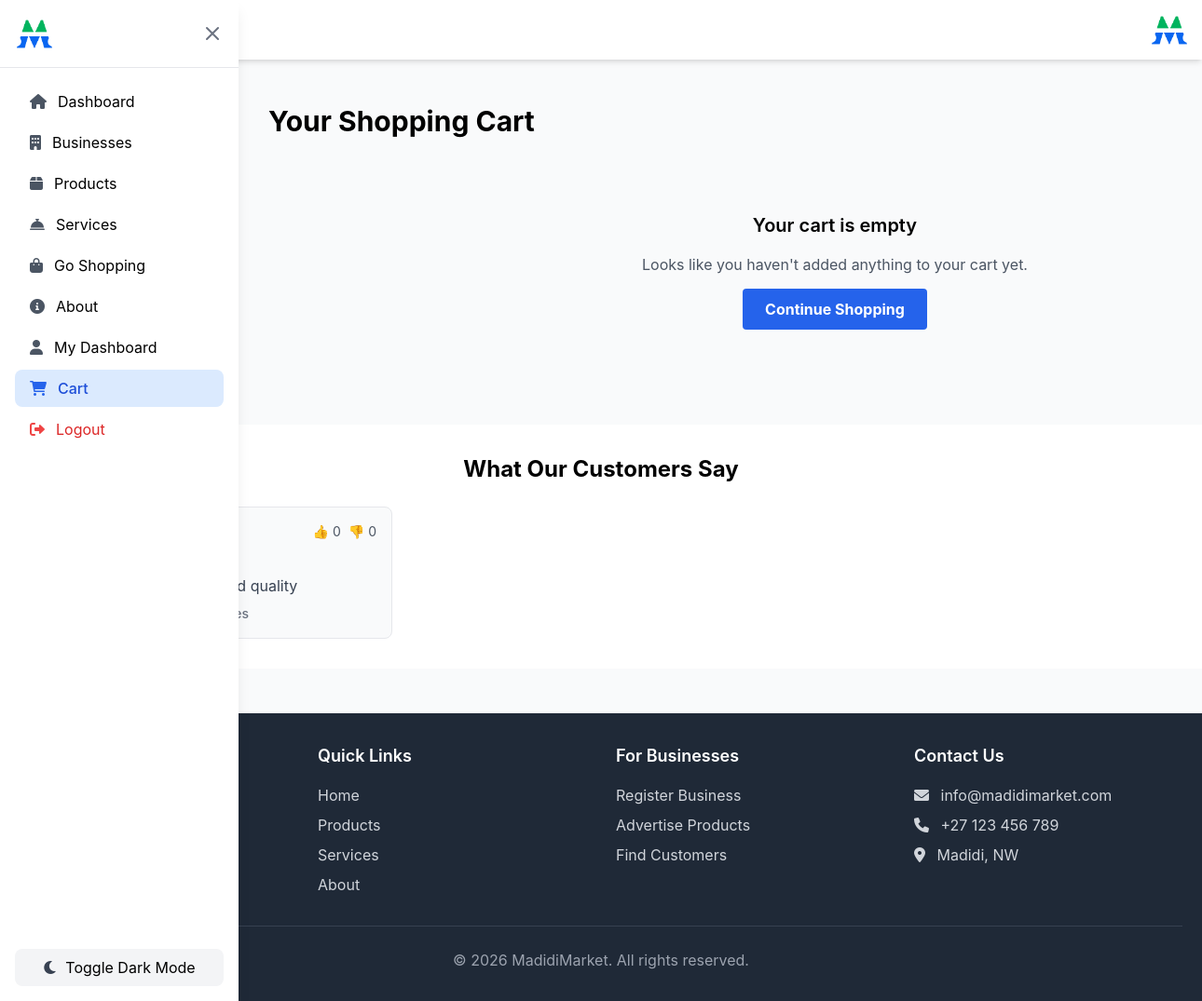
Page /cart/ (signed in) on the earlier database version.
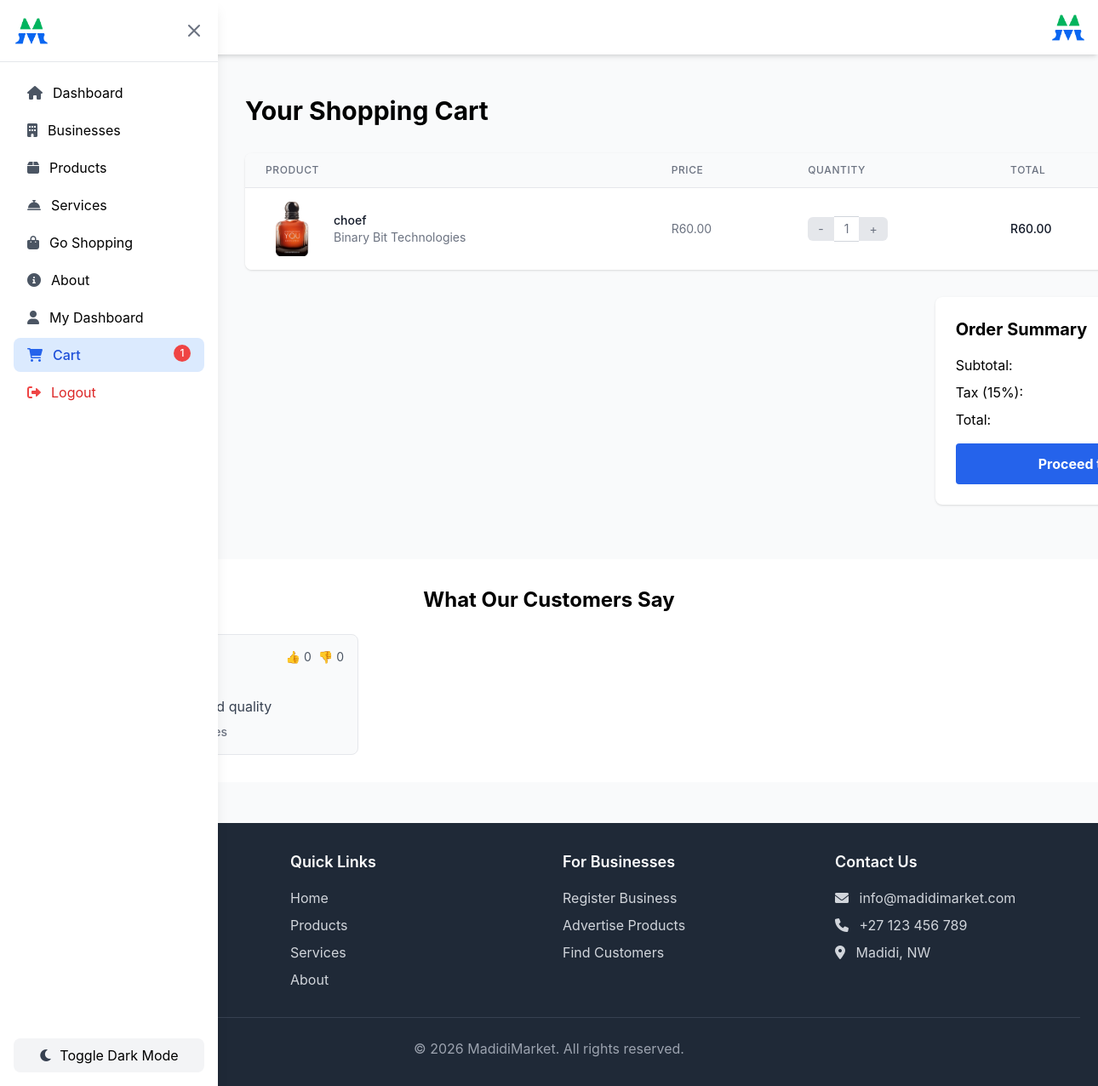
Same page on the later database version.
### marketplace/models.py (models this page shows, shortened)
class Review(models.Model):
    RATING_CHOICES = [(i, i) for i in range(1, 6)]  # 1 to 5 stars
    reviewer = models.ForeignKey(User, on_delete=models.CASCADE, related_name='reviews_given')
    business = models.ForeignKey(Business, on_delete=models.CASCADE, related_name='reviews', null=True, blank=True)
    product = models.ForeignKey(Product, on_delete=models.CASCADE, related_name='reviews', null=True, blank=True)
    service = models.ForeignKey(Service, on_delete=models.CASCADE, related_name='reviews', null=True, blank=True)
    rating = models.IntegerField(choices=RATING_CHOICES, validators=[MinValueValidator(1), MaxValueValidator(5)])
    comment = models.TextField(blank=True)
    created_at = models.DateTimeField(auto_now_add=True)

class CartItem(models.Model):
    cart = models.ForeignKey(Cart, on_delete=models.CASCADE, related_name='items')
    product = models.ForeignKey(Product, on_delete=models.CASCADE)
    quantity = models.PositiveIntegerField(default=1)
    added_at = models.DateTimeField(auto_now_add=True)
    def get_total_price(self):
        return self.quantity * self.product.price

class Product(models.Model):
    business = models.ForeignKey(Business, on_delete=models.CASCADE, related_name='products')
    name = models.CharField(max_length=200)
    description = models.TextField()
    category = models.ForeignKey(Category, on_delete=models.SET_NULL, null=True, blank=True)
    price = models.DecimalField(max_digits=10, decimal_places=2)
    stock_quantity = models.PositiveIntegerField(default=0)
    image = models.ImageField(upload_to='product_images/', blank=True, null=True)
    is_available = models.BooleanField(default=True)
    created_at = models.DateTimeField(auto_now_add=True)
    updated_at = models.DateTimeField(auto_now=True)

class Business(models.Model):
    owner = models.ForeignKey(User, on_delete=models.CASCADE, related_name='businesses')
    name = models.CharField(max_length=200)
    description = models.TextField()
    address = models.TextField()
    phone_number = models.CharField(max_length=15)
    email = models.EmailField()
    logo = models.ImageField(upload_to='business_logos/', blank=True, null=True)
    is_active = models.BooleanField(default=True)
    created_at = models.DateTimeField(auto_now_add=True)
    updated_at = models.DateTimeField(auto_now=True)

### marketplace/views.py (the view)
# urls.py: path('cart/', views.view_cart, name='view_cart'),
@login_required
def view_cart(request):
    try:
        cart = Cart.objects.get(customer=request.user)
        cart_items = CartItem.objects.filter(cart=cart).select_related('product')
        subtotal = cart.get_total_price()
        tax_rate = Decimal('0.15')  # Use Decimal instead of float
        tax = subtotal * tax_rate
        total = subtotal + tax
    except Cart.DoesNotExist:
        cart = None
        cart_items = []
        subtotal = Decimal('0')
        tax = Decimal('0')
        total = Decimal('0')
    context = {
        'cart': cart,
        'cart_items': cart_items,
        'subtotal': subtotal,
        'tax': tax,
        'total': total,
    }
    return render(request, 'marketplace/cart.html', context)

### marketplace/context_processors.py (called while the page is built)
def cart_context(request):
    if request.user.is_authenticated:
        try:
            cart = Cart.objects.get(customer=request.user)
            cart_items_count = cart.items.count()
        except Cart.DoesNotExist:
            cart = None
            cart_items_count = 0
        return {
            'cart': cart,
            'cart_items_count': cart_items_count,
        }
    else:
        return {
            'cart': None,
            'cart_items_count': 0,
        }

def review_context(request):
    from django.db.models import Count, Q
    recent_reviews = Review.objects.select_related('reviewer', 'business').annotate(
        num_likes=Count('review_likes', filter=Q(review_likes__is_like=True)),
        num_dislikes=Count('review_likes', filter=Q(review_likes__is_like=False))
    ).order_by('-created_at')[:6]
    return {
        'recent_reviews': recent_reviews,
    }

### marketplace/models.py (called while the page is built)
    def get_total_price(self):
        return sum(item.get_total_price() for item in self.items.all())

### marketplace/templates/marketplace/cart.html (shortened to what the changed rows need)
{% extends 'marketplace/base.html' %}
{% load static %}
{% block content %}
<div class="container mx-auto px-4 py-8">
    <h1 class="text-3xl font-bold mb-8">Your Shopping Cart</h1>
    {% if cart_items %}
        <div class="bg-white rounded-lg shadow overflow-hidden">
            <table class="min-w-full divide-y divide-gray-200">
                <thead class="bg-gray-50">
                    <tr>
                        <th scope="col" class="px-6 py-3 text-left text-xs font-medium text-gray-500 uppercase tracking-wider">Product</th>
                        <th scope="col" class="px-6 py-3 text-left text-xs font-medium text-gray-500 uppercase tracking-wider">Price</th>
                        <th scope="col" class="px-6 py-3 text-left text-xs font-medium text-gray-500 uppercase tracking-wider">Quantity</th>
                        <th scope="col" class="px-6 py-3 text-left text-xs font-medium text-gray-500 uppercase tracking-wider">Total</th>
                    </tr>
                </thead>
                <tbody class="bg-white divide-y divide-gray-200">
                    {% for item in cart_items %}
                    <tr>
                        <td class="px-6 py-4 whitespace-nowrap">
                            <div class="flex items-center">
                                {% if item.product.image %}
                                    <img src="{{ item.product.image.url }}" alt="{{ item.product.name }}" class="h-16 w-16 object-cover rounded-md">
                                {% else %}
                                    <div class="bg-gray-200 border-2 border-dashed rounded-md h-16 w-16 flex items-center justify-center text-gray-500">
                                        No Image
                                    </div>
                                {% endif %}
                                <div class="ml-4">
                                    <div class="text-sm font-medium text-gray-900">{{ item.product.name }}</div>
                                    <div class="text-sm text-gray-500">{{ item.product.business.name }}</div>
                                </div>
                            </div>
                        </td>
                        <td class="px-6 py-4 whitespace-nowrap text-sm text-gray-500">R{{ item.product.price }}</td>
                        <td class="px-6 py-4 whitespace-nowrap text-sm text-gray-500">
                            <div class="flex items-center">
                                <form method="post" action="{% url 'marketplace:update_cart' %}" class="inline">
                                    <button type="submit" class="px-3 py-1 bg-gray-200 rounded-l-md hover:bg-gray-300">-</button>
                                </form>
                                <span class="px-3 py-1 border-t border-b border-gray-300">{{ item.quantity }}</span>
                                <form method="post" action="{% url 'marketplace:update_cart' %}" class="inline">
                                    <button type="submit" class="px-3 py-1 bg-gray-200 rounded-r-md hover:bg-gray-300">+</button>
                                </form>
                            </div>
                        </td>
                        <td class="px-6 py-4 whitespace-nowrap text-sm font-medium text-gray-900">R{{ item.get_total_price }}</td>
                    </tr>
                    {% endfor %}
                </tbody>
            </table>
        </div>
        <div class="mt-8 flex justify-end">
            <div class="bg-white p-6 rounded-lg shadow w-1/3">
                <h2 class="text-xl font-bold mb-4">Order Summary</h2>
                <div class="flex justify-between mb-2">
                    <span>Subtotal:</span>
                </div>
                <div class="flex justify-between mb-2">
                    <span>Tax (15%):</span>
                </div>
                <div class="flex justify-between mb-4">
                    <span>Total:</span>
                </div>
                <a href="{% url 'marketplace:checkout' %}" class="btn-primary w-full text-center block px-6 py-3">Proceed to Checkout</a>
            </div>
        </div>
    {% else %}
        <div class="text-center py-12">
            <h3 class="text-xl font-semibold mb-4">Your cart is empty</h3>
            <p class="text-gray-600 mb-6">Looks like you haven't added anything to your cart yet.</p>
            <a href="{% url 'marketplace:product_list' %}" class="btn-primary px-6 py-3">Continue Shopping</a>
        </div>
    {% endif %}
</div>
{% endblock %}

### marketplace/templates/marketplace/base.html (shortened to what the changed rows need)
{% load static %}
<!DOCTYPE html>
<html lang="en">
<head>
    <script src="https://cdn.tailwindcss.com"></script>
    <link rel="stylesheet" href="https://cdnjs.cloudflare.com/ajax/libs/font-awesome/6.0.0/css/all.min.css">
    <link rel="stylesheet" type="text/css" href="{% static 'css/output.css' %}">
</head>
<body class="bg-gray-50">
    <div id="sidebar" class="fixed inset-y-0 left-0 z-50 w-64 bg-white shadow-lg transform -translate-x-full lg:translate-x-0 transition-all duration-300 ease-in-out">
        <div class="p-4">
            <nav class="space-y-1">
                {% if user.is_authenticated %}
                    {% if user.userprofile.user_type == 'business_owner' and user.userprofile.is_approved %}
                        <a href="{% url 'marketplace:toggle_dashboard_view' %}" class="flex items-center px-4 py-2 rounded-lg bg-blue-100 text-blue-700 hover:bg-blue-200 transition">
                            <i class="fas fa-sync-alt mr-3 text-blue-600"></i> Switch Dashboard
                        </a>
                    {% elif user.is_staff or user.userprofile.user_type == 'admin' %}
                        <a href="{% url 'marketplace:admin_dashboard' %}" class="flex items-center px-4 py-2 rounded-lg hover:bg-gray-100 transition">
                            <i class="fas fa-tachometer-alt mr-3 text-gray-600"></i> Admin Panel
                        </a>
                        <a href="{% url 'marketplace:admin_approve_business' %}" class="flex items-center px-4 py-2 rounded-lg hover:bg-gray-100 transition">
                            <i class="fas fa-check-circle mr-3 text-gray-600"></i> Approvals
                        </a>
                        <a href="/admin/" class="flex items-center px-4 py-2 rounded-lg hover:bg-gray-100 transition">
                            <i class="fas fa-user-shield mr-3 text-gray-600"></i> Django Admin
                        </a>
                    {% else %}
                        <a href="{% url 'marketplace:client_dashboard' %}" class="flex items-center px-4 py-2 rounded-lg hover:bg-gray-100 transition">
                            <i class="fas fa-user mr-3 text-gray-600"></i> My Dashboard
                        </a>
                    {% endif %}
                    {% if user.is_authenticated and user.userprofile.user_type == 'business_owner' and user.userprofile.is_approved %}
                        {% if request.resolver_match.url_name != 'business_dashboard' and request.resolver_match.url_name != 'business_products' and request.resolver_match.url_name != 'business_services' and request.resolver_match.url_name != 'business_orders' and request.resolver_match.url_name != 'business_order_detail' and request.resolver_match.url_name != 'add_product' and request.resolver_match.url_name != 'add_service' and request.resolver_match.url_name != 'edit_product' and request.resolver_match.url_name != 'edit_service' and request.resolver_match.url_name != 'delete_product' and request.resolver_match.url_name != 'delete_service' and request.resolver_match.url_name != 'my_business' %}
                            <a href="{% url 'marketplace:view_cart' %}" class="flex items-center px-4 py-2 rounded-lg transition {% if request.resolver_match.url_name == 'view_cart' %}bg-blue-100 text-blue-700 font-medium{% else %}hover:bg-gray-100{% endif %} relative">
                                <i class="fas fa-shopping-cart mr-3 {% if request.resolver_match.url_name == 'view_cart' %}text-blue-600{% else %}text-gray-600{% endif %}"></i> Cart
                                {% if cart_items_count > 0 %}
                                    <span class="absolute right-4 top-2 bg-red-500 text-white text-xs rounded-full h-5 w-5 flex items-center justify-center">
                                        {{ cart_items_count }}
                                    </span>
                                {% endif %}
                            </a>
                        {% endif %}
                    {% else %}
                        <a href="{% url 'marketplace:view_cart' %}" class="flex items-center px-4 py-2 rounded-lg transition {% if request.resolver_match.url_name == 'view_cart' %}bg-blue-100 text-blue-700 font-medium{% else %}hover:bg-gray-100{% endif %} relative">
                            <i class="fas fa-shopping-cart mr-3 {% if request.resolver_match.url_name == 'view_cart' %}text-blue-600{% else %}text-gray-600{% endif %}"></i> Cart
                            {% if cart_items_count > 0 %}
                                <span class="absolute right-4 top-2 bg-red-500 text-white text-xs rounded-full h-5 w-5 flex items-center justify-center">
                                    {{ cart_items_count }}
                                </span>
                            {% endif %}
                        </a>
                    {% endif %}
            </nav>
        </div>
    </div>
    <main class="container mx-auto px-4 py-8 pt-4 transition-all duration-300 ml-0 lg:ml-64">
        {% block content %}
        {% endblock %}
    </main>
    <section class="bg-white py-8">
        <div class="container mx-auto px-4">
            <h2 class="text-2xl font-bold mb-6 text-center">What Our Customers Say</h2>
            <div class="grid grid-cols-1 md:grid-cols-2 lg:grid-cols-3 gap-6">
                {% for review in recent_reviews|slice:":6" %}
                <div class="border rounded-lg p-4 bg-gray-50">
                    <div class="flex justify-between items-start">
                        <div>
                            <div class="font-medium">{{ review.reviewer.username }}</div>
                            <div class="flex items-center mt-1">
                            </div>
                        </div>
                        <div class="flex items-center space-x-2">
                            {% if user.is_authenticated %}
                                <button type="button"
                                        class="text-sm text-gray-600 like-button"
                                        data-review-id="{{ review.id }}"
                                        data-action="like">
                                    👍 <span class="like-count">{{ review.num_likes }}</span>
                                </button>
                                <button type="button"
                                        class="text-sm text-gray-600 dislike-button"
                                        data-review-id="{{ review.id }}"
                                        data-action="dislike">
                                    👎 <span class="dislike-count">{{ review.num_dislikes }}</span>
                                </button>
                            {% else %}
                                <span class="text-sm text-gray-600">👍 {{ review.num_likes }}</span>
                                <span class="text-sm text-gray-600">👎 {{ review.num_dislikes }}</span>
                            {% endif %}
                        </div>
                    </div>
                    <p class="mt-2 text-gray-700">{{ review.comment }}</p>
                    {% if review.business %}
                    <div class="mt-2 text-sm text-gray-500">
                        Reviewed: <span class="font-medium">{{ review.business.name }}</span>
                    </div>
                    {% endif %}
                </div>
                {% empty %}
                <div class="col-span-full text-center text-gray-500 py-8">
                    No reviews yet. Be the first to share your experience!
                </div>
                {% endfor %}
            </div>
        </div>
    </section>
</body>
</html>

Differences in the rows shown:
added CartItem: product.image (picture), product.name "choef", product.business.name "Binary Bit Technologies", product.price "60.00", quantity "1", get_total_price "60.00"
Other differences:
{{ cart_items_count }}: (not shown) → "1"
text no longer shown: "Your cart is empty Looks like you haven't added anything to your cart yet. Continue Shopping"
text now shown: "PRODUCT PRICE QUANTITY TOTAL Order Summary Subtotal: Tax (15%): Total: Proceed…"
